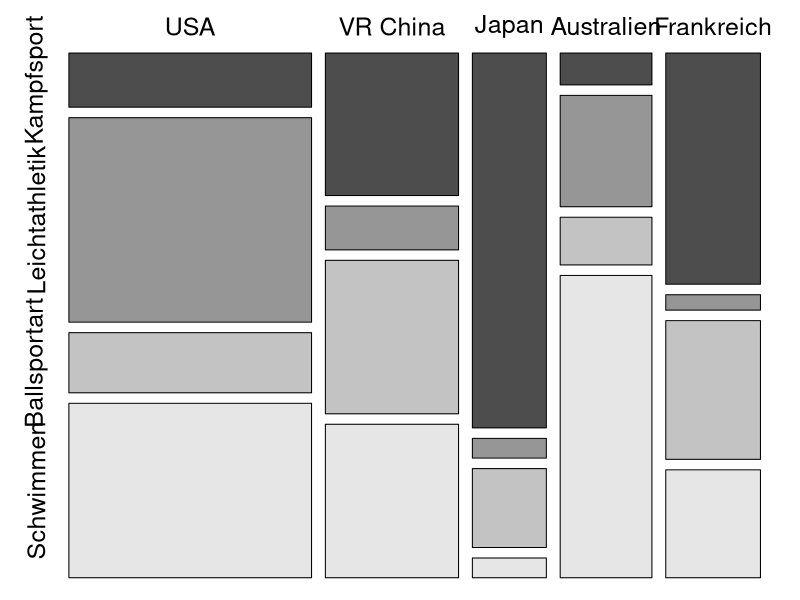
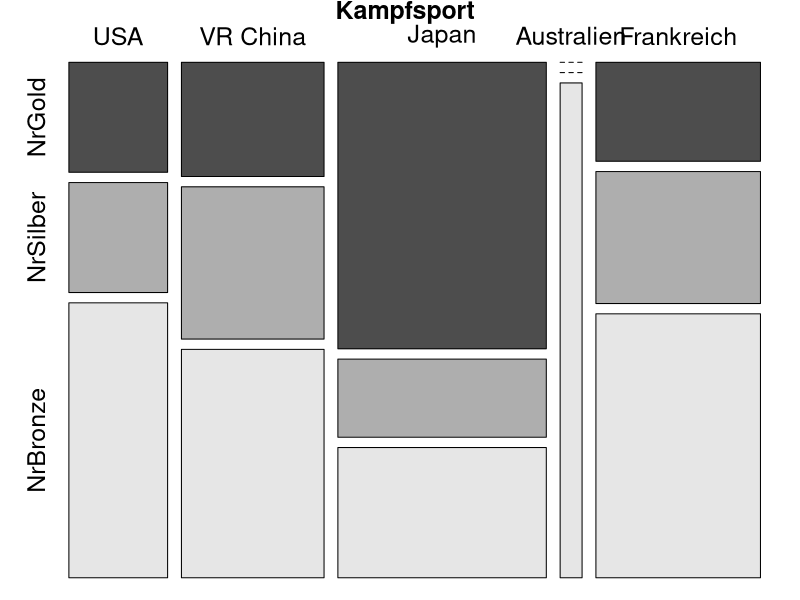
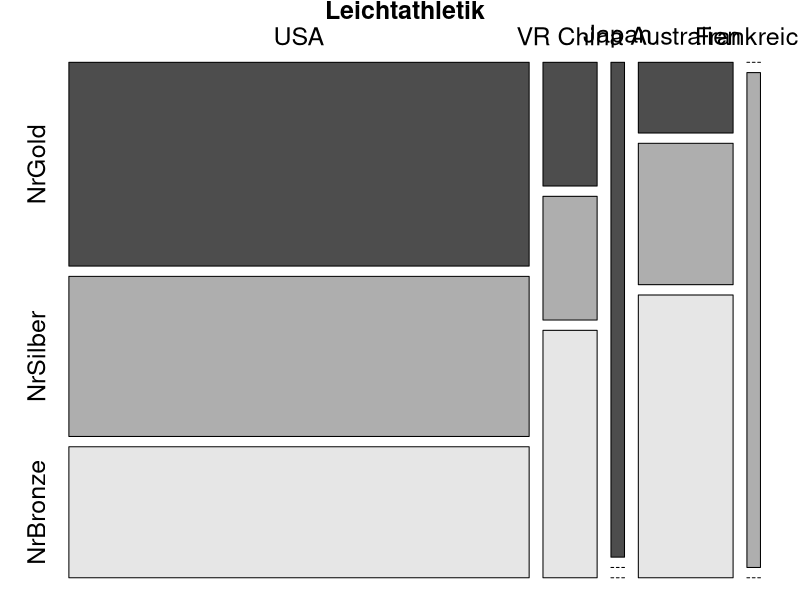
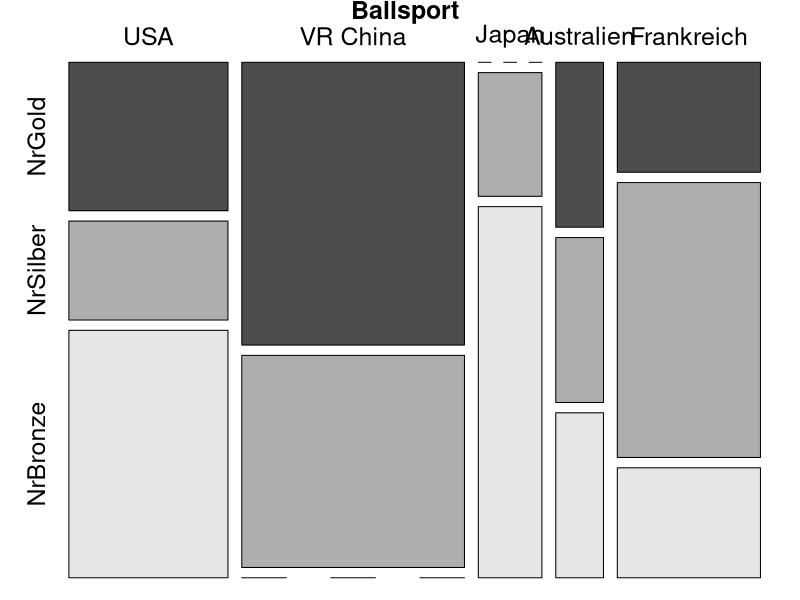
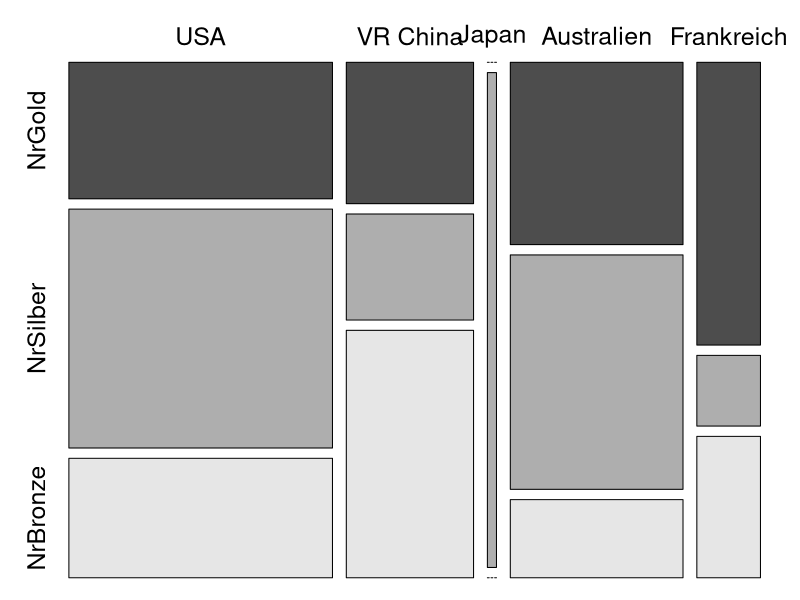
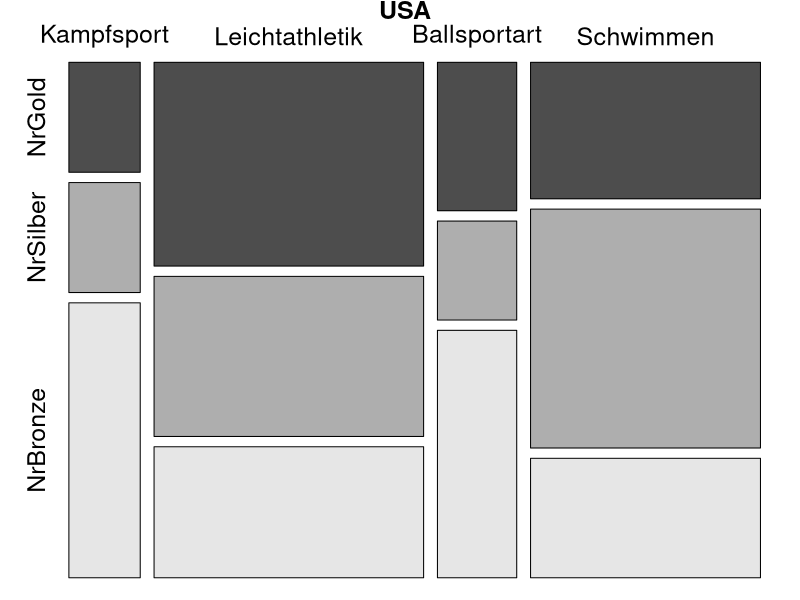
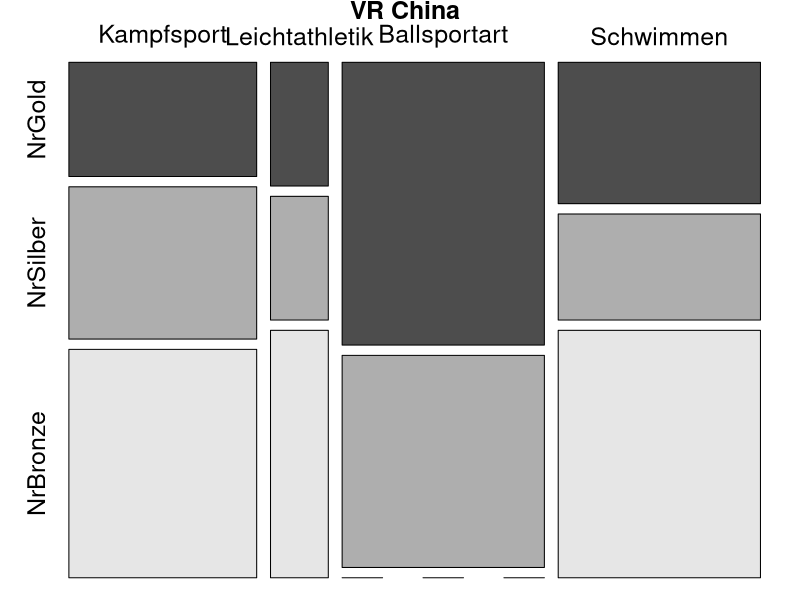
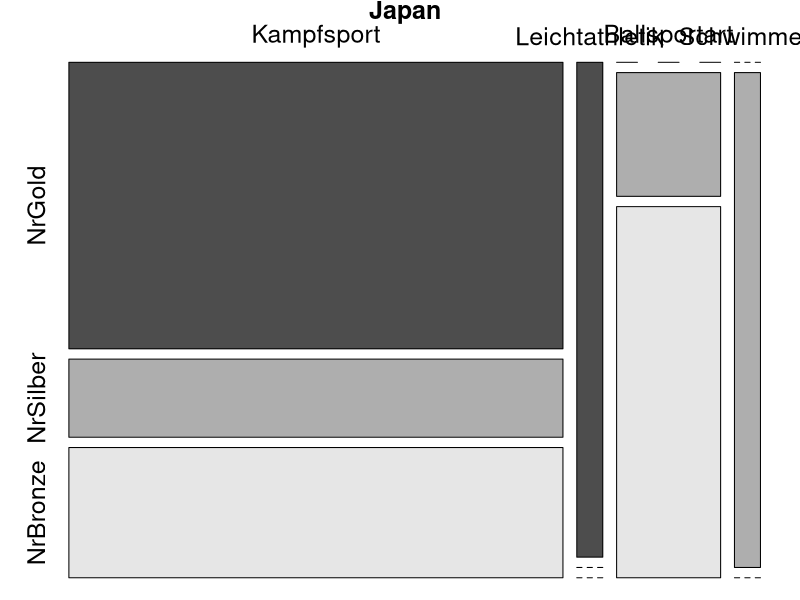

The R script that drew these images, in order:
library(readxl)
data = read_xlsx("Medaillen.xlsx")

land = unique(data$Land)
sportarten = unique(data$Sportart) 
#############

### Notize Aufgabe 1

## Untersuchen Sie die Abhängigkeit zwischen der Sportart und dem Land bezüglich
## der Gesamtanzahl an Medaillen

cTable1 = t(matrix(data$Total, nrow = 4, ncol = 5))
rownames(cTable1) = land


colnames(cTable1) = sportarten

####Deskription
par(mar = c(1, 0.5, 0.5, 0))
mosaicplot(cTable1,
           main="",cex.axis = 1.5, color=T)
#Test
chisq.test(cTable1)
#chisq.test(cTable1, simulate.p.value = TRUE) #Monte Carlo 

#######Permutations
# Funktion zur Erstellung der neuen Matrix
neu_matrix <- function(original_matrix) {
  # Spaltensummen berechnen
  column_sums <- colSums(original_matrix)
  
  # Anzahl der Zeilen und Spalten
  n_rows <- nrow(original_matrix)
  n_cols <- ncol(original_matrix)
  
  # Neue Matrix initialisieren
  new_matrix <- matrix(0, nrow = n_rows, ncol = n_cols)
  
  # Werte für jede Spalte zufällig verteilen
  for (col in seq_len(n_cols)) {
    # Spaltensumme in zufällige Werte aufteilen
    values <- sample(1:column_sums[col], size = n_rows, replace = TRUE)
    
    # Werte so skalieren, dass die Summe gleich bleibt
    scaled_values <- floor(values / sum(values) * column_sums[col])
    
    # Anpassen, falls Rundungsfehler die Summe leicht verzerrt
    diff <- column_sums[col] - sum(scaled_values)
    while (diff > 0) {
      # Verteile die Differenz zufällig, ohne negative Werte zu erzeugen
      idx <- sample(seq_len(n_rows), size = 1)
      scaled_values[idx] <- scaled_values[idx] + 1
      diff <- diff - 1
    }
    
    # Spalte der neuen Matrix zuweisen
    new_matrix[, col] <- scaled_values
  }
  
  return(new_matrix)
}
#neu_matrix(cTableUSA) #Test

permutation<-function(original_matrix, iterations = 1000) {
  results <- numeric(iterations)  # Hier speichern wir die p-Werte
  expected_values <- original_matrix  # Erwartete Werte sind die Originalmatrix
  
  for (i in seq_len(iterations)) {
    # Neue Matrix erstellen
    new_matrix <- neu_matrix(original_matrix)
    
    # Chi-Quadrat-Test durchführen
    chi_squared_test <- chisq.test(new_matrix)
    
    # Teststatistik speichern
    results[i] <- chi_squared_test$statistic
  }
  
  return(results)
}
permutationChi<-function(cTable, iterations=10000){
  sort(quantile(permutation(cTable, iterations),0.95, na.rm=T))
}


### Notizen Aufgabe 2
par(mar = c(1, 0.5, 1, 0), cex.main=1.5)
## Untersuchen Sie für jede Sportart die Abhängigkeit zwischen der Medaillenfarbe
## und dem Land

# Kampfsport

cTableKampfsport = as.matrix(subset(data, Sportart == "Kampfsport")[ , 3:5])
rownames(cTableKampfsport) = land
sum(cTableKampfsport)
mosaicplot(cTableKampfsport, main="Kampfsport",cex.axis = 1.5, color=T) 
chisq.test(cTableKampfsport)
#chisq.test(cTableKampfsport, simulate.p.value = TRUE)
fisher.test(cTableKampfsport)
permutationChi(cTableKampfsport)

# Leichtathletik

cTableLeichtathletik = as.matrix(subset(data, Sportart == "Leichtathletik")[ , 3:5])
rownames(cTableLeichtathletik) = land
sum(cTableLeichtathletik)
mosaicplot(cTableLeichtathletik,main="Leichtathletik",cex.axis = 1.5, color=T)
chisq.test(cTableLeichtathletik)
#chisq.test(cTableLeichtathletik, simulate.p.value = TRUE)
fisher.test(cTableLeichtathletik)
permutationChi(cTableLeichtathletik)

# Ballsportarten

cTableBallsportarten = as.matrix(subset(data, Sportart == "Ballsportart")[ , 3:5])
rownames(cTableBallsportarten) = land
sum(cTableBallsportarten)
mosaicplot(cTableBallsportarten,main="Ballsport",cex.axis = 1.5, color=T)
chisq.test(cTableBallsportarten)
#chisq.test(cTableBallsportarten, simulate.p.value = TRUE)
fisher.test(cTableBallsportarten) #lehnt ab
permutationChi(cTableBallsportarten)

# Schwimmen

cTableSchwimmen = as.matrix(subset(data, Sportart == "Schwimmen")[ , 3:5])
rownames(cTableSchwimmen) = land
sum(cTableSchwimmen)
mosaicplot(cTableSchwimmen,main="",cex.axis = 1.5, color=T)
chisq.test(cTableSchwimmen)
#chisq.test(cTableSchwimmen, simulate.p.value = TRUE)
fisher.test(cTableSchwimmen)
permutationChi(cTableSchwimmen)

# Voraussetzung der Unabhänigigen Stichprobe wahrscheinlich für diesen Aufgabenteil
# nicht gegeben, da die Zeilen (Medaillenfarben für Land) definitiv abhängig sind.


### Notizen Aufgabe 3

## Untersuchen Sie für jedes Land die Abhängigkeit zwischen der Medaillenfarbe und
## der Sportart.
# USA

cTableUSA = as.matrix(subset(data, Land == "USA")[ , 3:5])
rownames(cTableUSA) = sportarten
sum(cTableUSA)
mosaicplot(cTableUSA,main="USA",cex.axis = 1.5, color=T)
chisq.test(cTableUSA)
fisher.test(cTableUSA)
permutationChi(cTableUSA, iterations = 10000)

# VR China

cTableVRChina = as.matrix(subset(data, Land == "VR China")[ , 3:5])
rownames(cTableVRChina) = sportarten
sum(cTableVRChina)
mosaicplot(cTableVRChina,main="VR China",cex.axis = 1.5, color=T)
chisq.test(cTableVRChina)
fisher.test(cTableVRChina) #lehnt ab
permutationChi(cTableVRChina)

# Japan

cTableJapan = as.matrix(subset(data, Land == "Japan")[ , 3:5])
rownames(cTableJapan) = sportarten
sum(cTableJapan)
mosaicplot(cTableJapan,main="Japan",cex.axis = 1.5, color=T)
chisq.test(cTableJapan)
fisher.test(cTableJapan) #lehnt ab
permutationChi(cTableJapan)

# Australien

cTableAustralien = as.matrix(subset(data, Land == "Australien")[ , 3:5])
rownames(cTableAustralien) = sportarten
sum(cTableAustralien)
mosaicplot(cTableAustralien,main="Australien",cex.axis = 1.5, color=T)
chisq.test(cTableAustralien)
fisher.test(cTableAustralien)
permutationChi(cTableAustralien)

# Frankreich

cTableFrankreich = as.matrix(subset(data, Land == "Frankreich")[ , 3:5])
rownames(cTableFrankreich) = sportarten
sum(cTableFrankreich)
mosaicplot(cTableFrankreich,main="Frankreich",cex.axis = 1.5, color=T)
chisq.test(cTableFrankreich)
fisher.test(cTableFrankreich)
permutationChi(cTableFrankreich)



